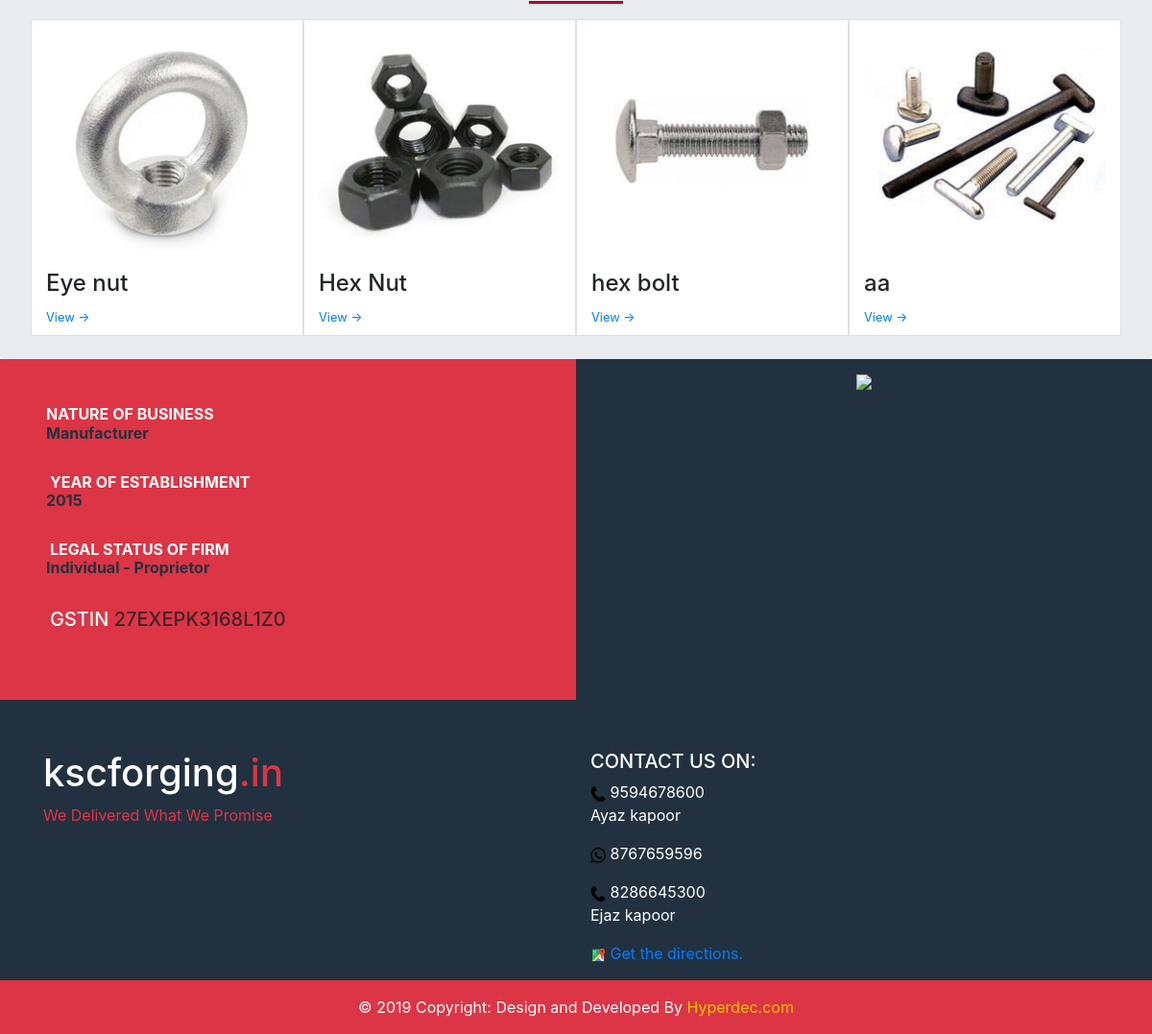
/ (lower part), run on an earlier commit of the app's database.
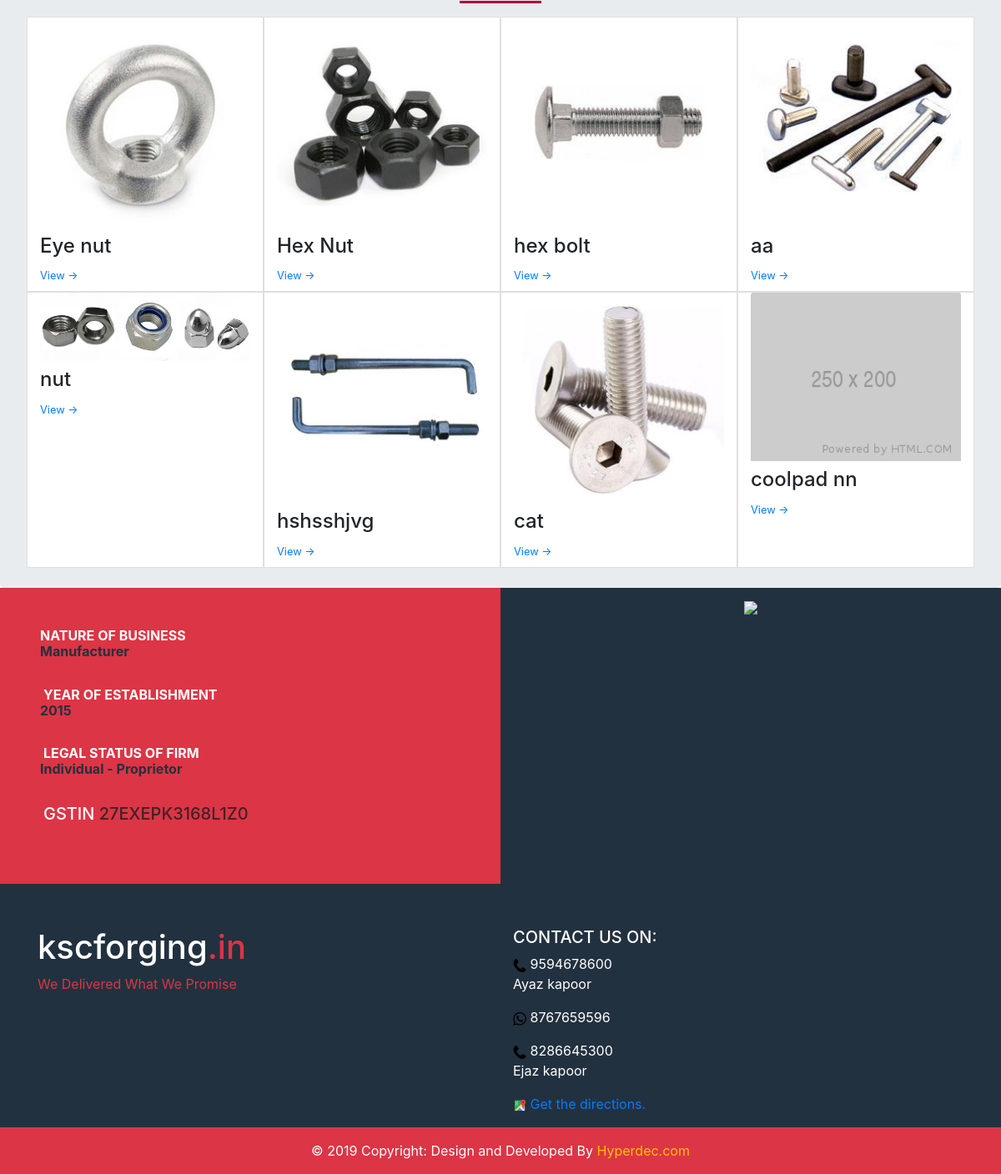
And on a later commit of the database.
### products/models.py (models this page shows, shortened)
class Catagory(models.Model):
    image =models.ImageField()
    title  =models.CharField(max_length=100)
    slug  =models.SlugField(max_length=100,blank=True,null=True)
    class Meta:
        verbose_name='catagory'
        verbose_name_plural='catagories'

### products/views.py (the view)
# urls.py: path('',catagory.as_view(),name='home'),
class catagory(ListView):
    model = Catagory
    paginate_by = 8
    template_name = 'index.html'

### templates/index.html (shortened to what this page needs)
 {% extends 'base.html' %}
{% block body %}
<div class="jumbotron py-2 m-0">
<div class="row m-0 p-0">
    {% for i in object_list  %}
<div class="card col-6 col-md-3  rounded-0" >
    <img src="/media/{{ i.image }}" class="card-img-top" alt="...">
	<div class="card-body p-0 py-2">
		<h4 class="card-text card-size text-bold text-left" >{{ i.title }}</h4>
        <small class="card-text text-muted"><a href="/p/{{ i.slug }}" class="text-primary text-right">View &#8594</a></small>
	</div>
</div>
{% endfor %}
</div>
<div class="py-2 ">
</div>
</div>
<div class="row m-0">
	<div class="col-12 col-md-6 bg-danger text-white m-0 p-0 px-5 py-5">
		<div>
<h5 class="text-uppercase borx  font-weight-bold m-0">Nature of Business</h5>
<h6 class="text-justify  font-weight-bold  text-dblue ">Manufacturer</h6><br>
<h5 class="text-uppercase borx font-weight-bold  px-1 m-0">Year of Establishment</h5>
<h6 class="text-justify  font-weight-bold  text-dblue ">2015</h6><br>
<h5 class="text-uppercase borx font-weight-bold  px-1 m-0">Legal Status of Firm</h5>
<h6 class="text-justify  font-weight-bold  text-dblue ">Individual - Proprietor</h6>
<br>
<h5 class="  text-uppercase  px-1 m-0">GSTIN <span style="color:#402125;">27EXEPK3168L1Z0</span></h5>
<br>
</div>
	</div>
	<div class="col-12 col-md-6 bg-dblue text-center">
		 <img src="main.jpg" class="img-fluid prodimg px-4 py-3 m-0" >
	</div>
</div>
{% endblock %}

What changed in the data, as far as the page shows it:
added Catagory: image (picture), title "nut"
added Catagory: image (picture), title "hshsshjvg"
added Catagory: image (picture), title "cat"
added Catagory: image (picture), title "coolpad nn"
